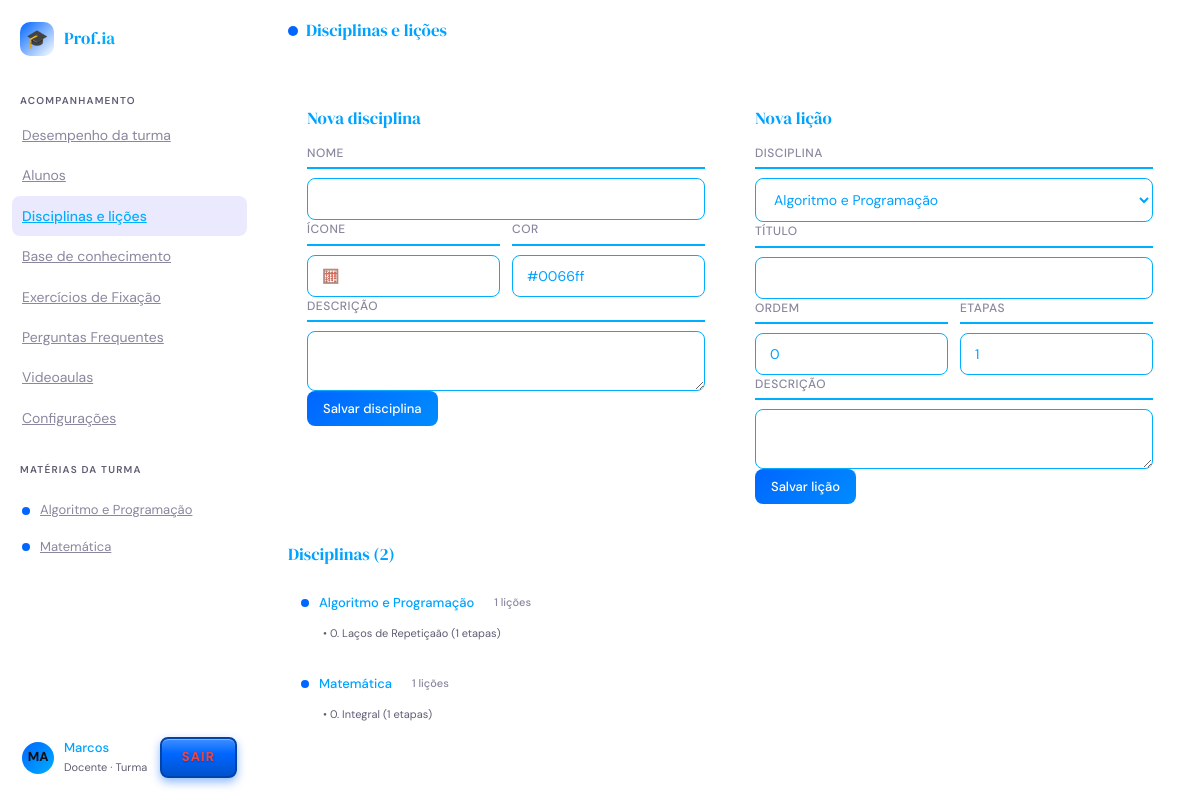
/professor/disciplinas/ (signed in), run on the app's committed database.
### src/frontend/app/models/disciplina.py (models this page shows, shortened)
class Disciplina(models.Model):
    nome = models.CharField("Nome", max_length=80, unique=True)
    descricao = models.TextField("Descricao", blank=True)
    icone = models.CharField("Icone", max_length=10, blank=True)
    cor_primaria = models.CharField(
        "Cor primaria",
        max_length=40,
        default="#1a73e8",
    )
    prompt_sistema = models.TextField(
        "Prompt do sistema",
        blank=True,
    )
    ordem = models.SmallIntegerField("Ordem", default=0)
    ativa = models.BooleanField("Ativa", default=True)
    criado_em = models.DateTimeField("Criado em", auto_now_add=True)
    class Meta:
        verbose_name = "Disciplina"
        verbose_name_plural = "Disciplinas"
        ordering = ["ordem", "nome"]

class Licao(models.Model):
    disciplina = models.ForeignKey(
        Disciplina,
        on_delete=models.CASCADE,
        related_name="licoes",
        verbose_name="Disciplina",
    )
    titulo = models.CharField("Titulo", max_length=150)
    descricao = models.TextField("Descricao", blank=True)
    conteudo = models.TextField("Conteudo", blank=True)
    ordem = models.SmallIntegerField("Ordem", default=0)
    total_etapas = models.PositiveSmallIntegerField(
        "Total de etapas",
        default=1,
    )
    ativa = models.BooleanField("Ativa", default=True)
    criado_em = models.DateTimeField("Criado em", auto_now_add=True)
    atualizado_em = models.DateTimeField("Atualizado em", auto_now=True)
    class Meta:
        verbose_name = "Licao"
        verbose_name_plural = "Licoes"
        ordering = ["disciplina", "ordem"]

### src/frontend/app/models/usuarios.py (models this page shows, shortened)
class Usuario(AbstractUser):
    class Papel(models.TextChoices):
        ALUNO = "aluno", "Aluno"
        PROFESSOR = "professor", "Professor"
    papel = models.CharField(
        max_length=20,
        choices=Papel.choices,
        default=Papel.ALUNO,
        verbose_name="Papel",
        help_text="Define o tipo de acesso do usuário no sistema.",
    )
    primeiro_acesso = models.BooleanField(
        default=True,
        verbose_name="Primeiro acesso",
        help_text=(
            "Quando verdadeiro, o usuário é obrigado a trocar a senha "
            "no próximo login. Usado principalmente para professores "
            "cadastrados pelo administrador com senha temporária."
        ),
    )
    identificador_aluno = models.CharField(
        max_length=50,
        blank=True,
        null=True,
        unique=True,
        verbose_name="Identificador do aluno (Grupo 1)",
        help_text=(
            "Vínculo com o registro do aluno no backend do Grupo 1. "
            "Usado nas chamadas à API, por exemplo /api/desempenho/<id>/. "
            "Deixar em branco para professores."
        ),
    )
    class Tema(models.TextChoices):
        CLARO = "claro", "Claro"
        ESCURO = "escuro", "Escuro"
    tema = models.CharField(
        max_length=10,
        choices=Tema.choices,
        default=Tema.CLARO,
        verbose_name="Tema do site",
        help_text="Aparência escolhida pelo usuário (claro ou escuro).",
    )
    notificacoes_email = models.BooleanField(
        default=True,
        verbose_name="Notificações por e-mail",
        help_text="Receber avisos de novas conquistas, quizzes e atividades por e-mail.",
    )
    class Avatar(models.TextChoices):
        AZUL = "azul", "Azul"
        VERDE = "verde", "Verde"
        ROXO = "roxo", "Roxo"
        LARANJA = "laranja", "Laranja"
        ROSA = "rosa", "Rosa"
    avatar_cor = models.CharField(
        max_length=10,
        choices=Avatar.choices,
        default=Avatar.AZUL,
        verbose_name="Cor do avatar",
        help_text="Cor do círculo com as iniciais exibido na barra lateral.",
    )
    reduzir_animacoes = models.BooleanField(
        default=False,
        verbose_name="Reduzir animações",
        help_text="Desativa transições e animações da interface (acessibilidade).",
    )
    turma_nome = models.CharField(
        max_length=100,
        blank=True,
        default="",
        verbose_name="Turma (professor)",
        help_text="Nome da turma exibido no painel do professor.",
    )
    class Turno(models.TextChoices):
        MANHA = "manha", "Manhã"
        TARDE = "tarde", "Tarde"
        NOITE = "noite", "Noite"
        INTEGRAL = "integral", "Integral"
    turma_turno = models.CharField(
        max_length=10,
        choices=Turno.choices,
        blank=True,
        default="",
        verbose_name="Turno da turma (professor)",
    )
    turma_codigo = models.CharField(
        max_length=30,
        blank=True,
        default="",
        verbose_name="Código da turma (professor)",
        help_text="Código ou identificador interno da turma, se houver.",
    )
    disciplina_atual = models.ForeignKey(
        "app.Disciplina",
        null=True,
        blank=True,
        on_delete=models.SET_NULL,
        related_name="alunos",
        verbose_name="Disciplina atual",
        help_text="Disciplina à qual o aluno está vinculado.",
    )
    class Meta:
        db_table = "usuario"
        verbose_name = "Usuário"
        verbose_name_plural = "Usuários"
        ordering = ["username"]
    @property
    def eh_aluno(self) -> bool:
        return self.papel == self.Papel.ALUNO
    @property
    def eh_professor(self) -> bool:
        return self.papel == self.Papel.PROFESSOR

### src/frontend/app/views.py (the view, shortened to what this page needs)
# urls.py: path("professor/disciplinas/", views.gestao_disciplinas,
@professor_required
def gestao_disciplinas(request):
    ctx = base_ctx(request, "disciplinas")
    ctx["disciplinas"] = list(
        Disciplina.objects.filter(ativa=True).prefetch_related("licoes")
    )
    return render(request, "professor/disciplinas.html", ctx)

### src/frontend/app/views.py (called while the page is built)
def professor_required(view):
    @wraps(view)
    @login_required
    def wrapper(request, *args, **kwargs):
        if not request.user.eh_professor:
            messages.error(request, "Area exclusiva de professores.")
            return redirect("dashboard_aluno")
        return view(request, *args, **kwargs)
    return wrapper

def _iniciais(user):
    base = (user.first_name or user.username or "?").strip()
    partes = base.split()
    if len(partes) >= 2:
        return (partes[0][0] + partes[1][0]).upper()
    return base[:2].upper()

def base_ctx(request, active_nav):
    ctx = {
        "active_nav": active_nav,
        "disciplinas": list(Disciplina.objects.filter(ativa=True)),
        "avatar_iniciais": _iniciais(request.user),
        "avatar_cor": "linear-gradient(135deg,#0066ff,#00aeff)",
    }
    if request.user.eh_aluno:
        nivel = _nivel_do(request.user)
        total = nivel.xp_total + max(1, nivel.xp_proximo_nivel)
        ctx.update({
            "nivel": nivel,
            "xp_pct": min(100, int(nivel.xp_total * 100 / total)),
            "xp_faltante": nivel.xp_proximo_nivel,
            "proximo_nivel": nivel.nivel + 1,
        })
    else:
        ctx["turma_nome"] = request.user.turma_nome or "Turma"
    return ctx

### src/frontend/templates/professor/disciplinas.html (shortened to what this page needs)
{% extends "base.html" %}
{% block page_title %}Disciplinas e lições{% endblock %}
{% block body %}
<div class="panel-body">
  <div class="grid-2">
    <div class="form-card">
      <div class="panel-section-head"><h3>Nova disciplina</h3></div>
      <form method="post" action="{% url 'gestao_disciplinas' %}">
        <div class="form-group"><label class="form-label">Nome</label><input class="form-input" name="nome" required /></div>
        <div class="grid-2">
          <div class="form-group"><label class="form-label">Ícone</label><input class="form-input" name="icone" placeholder="🧮" maxlength="4" /></div>
          <div class="form-group"><label class="form-label">Cor</label><input class="form-input" name="cor_primaria" placeholder="#7c6af7" value="#0066ff" /></div>
        </div>
        <div class="form-group"><label class="form-label">Descrição</label><textarea class="form-input" name="descricao" rows="2"></textarea></div>
        <button class="btn btn-primary" type="submit">Salvar disciplina</button>
      </form>
    </div>
    <div class="form-card">
      <div class="panel-section-head"><h3>Nova lição</h3></div>
      <form method="post" action="{% url 'gestao_disciplinas' %}">
        <div class="form-group">
          <label class="form-label">Disciplina</label>
          <select class="form-input" name="disciplina" required>
            {% for d in disciplinas %}<option value="{{ d.id }}">{{ d.nome }}</option>{% endfor %}
          </select>
        </div>
        <div class="form-group"><label class="form-label">Título</label><input class="form-input" name="titulo" required /></div>
        <div class="grid-2">
          <div class="form-group"><label class="form-label">Ordem</label><input class="form-input" name="ordem" type="number" value="0" /></div>
          <div class="form-group"><label class="form-label">Etapas</label><input class="form-input" name="total_etapas" type="number" value="1" min="1" /></div>
        </div>
        <div class="form-group"><label class="form-label">Descrição</label><textarea class="form-input" name="descricao" rows="2"></textarea></div>
        <button class="btn btn-primary" type="submit">Salvar lição</button>
      </form>
    </div>
  </div>
  <div class="panel-section">
    <div class="panel-section-head"><h3>Disciplinas ({{ disciplinas|length }})</h3></div>
    {% for d in disciplinas %}
    <div class="list-item" style="flex-direction:column;align-items:stretch;gap:8px;">
      <div class="li-main" style="display:flex;align-items:center;gap:10px;">
        <span class="subject-dot" style="background:{{ d.cor_primaria }}"></span>
        <div class="li-title">{{ d.icone }} {{ d.nome }}</div>
        <span class="tag">{{ d.licoes.count }} lições</span>
      </div>
      {% for l in d.licoes.all %}
      <div class="li-sub" style="padding-left:22px;">• {{ l.ordem }}. {{ l.titulo }} ({{ l.total_etapas }} etapas)</div>
      {% endfor %}
    </div>
    {% empty %}
    <div class="empty"><div class="empty-ico">🗂️</div><p>Nenhuma disciplina cadastrada.</p></div>
    {% endfor %}
  </div>
</div>
{% endblock %}

### src/frontend/templates/base.html (shortened to what this page needs)
{% load static %}
<!DOCTYPE html>
<html lang="pt-BR" data-theme="{{ request.user.tema|default:'claro' }}">
<head>
<link rel="stylesheet" href="{% static 'css/app.css' %}" />
</head>
<body>
<div class="app visible" id="appShell">
  <aside class="sidebar">
    <div class="sidebar-logo">
      <div class="logo-icon">🎓</div>
      <div class="logo-text">Prof.<span>ia</span></div>
    </div>
    {% if request.user.eh_professor %}
    <div class="sidebar-section">
      <div class="sidebar-label">Acompanhamento</div>
      <a class="nav-item {% if active_nav == 'dashboard' %}active{% endif %}" href="{% url 'dashboard_professor' %}">Desempenho da turma</a>
      <a class="nav-item {% if active_nav == 'alunos' %}active{% endif %}" href="{% url 'cadastro_alunos' %}">Alunos</a>
      <a class="nav-item {% if active_nav == 'disciplinas' %}active{% endif %}" href="{% url 'gestao_disciplinas' %}">Disciplinas e lições</a>
      <a class="nav-item {% if active_nav == 'conteudo' %}active{% endif %}" href="{% url 'gestao_conteudo' %}">Base de conhecimento</a>
      <a class="nav-item {% if active_nav == 'quizzes' %}active{% endif %}" href="{% url 'gestao_quizzes' %}">Exercícios de Fixação</a>
      <a class="nav-item {% if active_nav == 'qa' %}active{% endif %}" href="{% url 'gestao_qa' %}">Perguntas Frequentes</a>
      <a class="nav-item {% if active_nav == 'videoaulas' %}active{% endif %}" href="{% url 'gestao_videoaulas' %}">Videoaulas</a>
      <a class="nav-item {% if active_nav == 'configuracoes' %}active{% endif %}" href="{% url 'configuracoes_professor' %}">Configurações</a>
    </div>
    {% endif %}
    <div class="sidebar-section" style="padding-bottom:8px;">
      <div class="sidebar-label">{% if request.user.eh_professor %}Matérias da turma{% else %}Matérias{% endif %}</div>
    </div>
    <div class="subjects-list">
      {% for d in disciplinas %}
      <a class="subject-item {% if d.id == disciplina_ativa_id %}active{% endif %}"
         href="{% if request.user.eh_professor %}{% url 'gestao_disciplinas' %}{% else %}{% url 'chat_aluno' %}?disciplina={{ d.id }}{% endif %}">
        <span class="subject-dot" style="background:{{ d.cor_primaria }}"></span>
        {{ d.nome }}
      </a>
      {% empty %}
      <div class="field-hint" style="padding:0 4px;">Nenhuma matéria cadastrada.</div>
      {% endfor %}
    </div>
    <div class="sidebar-footer">
      <div class="user-card">
        <div class="user-avatar-wrap">
          <div class="user-avatar" style="background:{{ avatar_cor|default:'linear-gradient(135deg,#4ade80,#22d3ee)' }}">{{ avatar_iniciais }}</div>
        </div>
        <div style="flex:1;min-width:0;">
          <div class="user-name">{{ request.user.first_name|default:request.user.username }}</div>
          {% if request.user.eh_professor %}
          <div class="user-level">Docente · {{ turma_nome|default:"Turma" }}</div>
          {% else %}
          <div class="user-level" id="sidebarNivelTxt">Nível {{ nivel.nivel|default:1 }} · {{ nivel.xp_total|default:0 }} XP</div>
          <div class="xp-bar"><div class="xp-fill" id="sidebarXpFill" style="width:{{ xp_pct|default:0 }}%"></div></div>
          {% endif %}
        </div>
        <a class="logout-btn" href="{% url 'sair' %}" title="Sair">Sair</a>
      </div>
    </div>
  </aside>
  <main class="main">
    {% block topbar %}
    <div class="topbar">
      <div class="topbar-subject">
        <div class="dot" style="background:var(--accent)"></div>
        <h2>{% block page_title %}Plataforma{% endblock %}</h2>
      </div>
    </div>
    {% endblock %}
    {% block body %}{% endblock %}
  </main>
</div>
</body>
</html>

### data on the page
Disciplina: nome "Algoritmo e Programação", licoes.count "1"
Disciplina: nome "Matemática", licoes.count "1"
Usuario: user.first_name "Marcos"
Licao: ordem "0", titulo "Laços de Repetiçaão", total_etapas "1"
Licao: ordem "0", titulo "Integral", total_etapas "1"

### other printed values
{{ avatar_iniciais }} "MA"
{{ turma_nome|default:"Turma" }} "Turma"
{{ disciplinas|length }} "2"
form field disciplina "Algoritmo e Programação"
